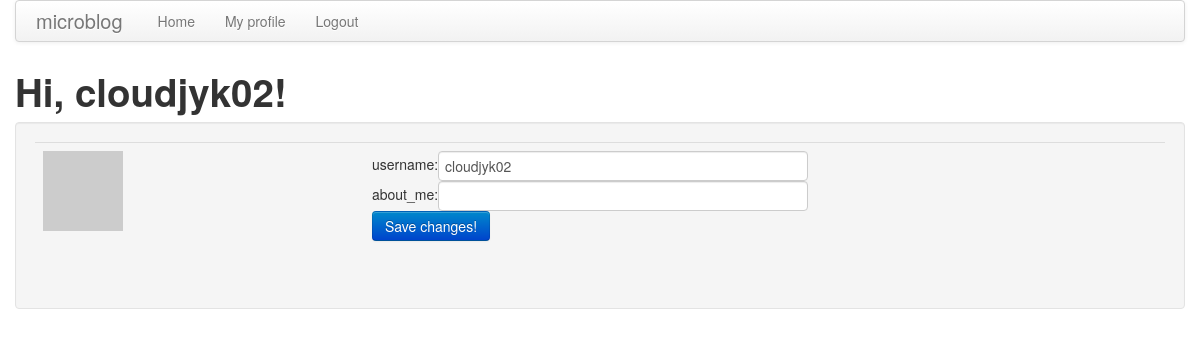
The app's page /user/cloudjyk02/edit (signed in), older data.
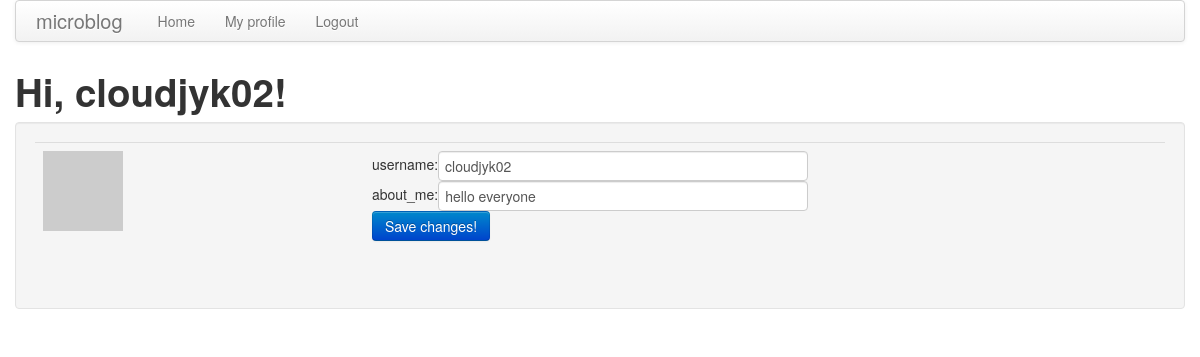
The same page, newer data.
### app/models.py (models this page shows, shortened)
class User(db.Model):
    id = db.Column(db.Integer, primary_key = True)
    username = db.Column(db.String(64), index = True, unique = True)
    password = db.Column(db.String(64), index = True)
    email = db.Column(db.String(120), index = True, unique = True)
    about_me = db.Column(db.String(140))
    last_seen = db.Column(db.DateTime)
    posts = db.relationship('Post', backref='author', lazy='dynamic')
    followed = db.relationship('User',
        secondary = followers,
        primaryjoin = (followers.c.follower_id == id),
        secondaryjoin = (followers.c.followed_id == id),
        backref = db.backref('followers', lazy = 'dynamic'),
        lazy = 'dynamic')
    def avatar(self,size):
        return 'http://www.gravatar.com/avatar/' + md5(self.email.encode('utf-8')).hexdigest() + '?d=mm&s=' + str(size)

### app/views.py (the view)
@app.route('/user/<username>/edit', methods = ['GET', 'POST'])
@login_required
def edit(username):
    if username != g.user.username:
        print(username,g.user.username)
        flash('You are not authorized to visit this page!')
        return redirect(url_for('index'))
    form = EditForm()
    if form.validate_on_submit():
        if form.username.data != g.user.username and User.query.filter_by(username = form.username.data).first() != None:
            flash('This username has been occupied!')
            return redirect(url_for('edit', username = g.user.username))
        else:
            g.user.username = form.username.data
            g.user.about_me = form.about_me.data
            u = g.user
            db.session.add(u)
            db.session.commit()
            logout_user()
            login_user(User.query.filter_by(username = form.username.data).first())
            flash('Your changes have been saved.')
            return redirect(url_for('user', username = form.username.data))
    else:
        form.username.data = g.user.username
        form.about_me.data = g.user.about_me
    return render_template('edit.html',
        title = 'Edit your info',
        user = g.user,
        form = form)

### app/forms.py
class EditForm(FlaskForm):
    username = StringField('username',validators=[DataRequired()])
    about_me = StringField('about_me',validators=[Length(min=1, max=140)])

### app/views.py (called while the page is built)
@app.before_request
def before_request():
    g.user = current_user

@lm.user_loader
def load_user(id):
    return User.query.get(int(id))

### app/templates/edit.html (shortened to what this page needs)
{% extends "base.html" %}
{% block content %}
<h1>Hi, {{ g.user.username }}!</h1>
<div class="well">
    <form class="form-horizontal" action="" method="post" name="post">
        <table class="table table-hover">
            <tr>
                <td>
                    <a href="{{url_for('user', username = user.username)}}"><img src="{{user.avatar(140)}}"></a>
                </td>
                <td>
                    <div class="controls">
                        username:{{ form.username(size = 80, class = "span4") }}
                    </div>
                    <div class="controls">
                        about_me:{{ form.about_me(cols = 64, rows = 4, class = "span4") }}
                    </div>
                    <div class="control-group">
                        <div class="controls">
                            <input class="btn btn-primary" type="submit" value="Save changes!">
                        </div>
                    </div>
                </td>
            </tr>
        </table>
    </form>
</div>
{% endblock %}

Row changes from the older to the newer data that the page shows:
changed User "cloudjyk02": about_me (not shown) → "hello everyone"
